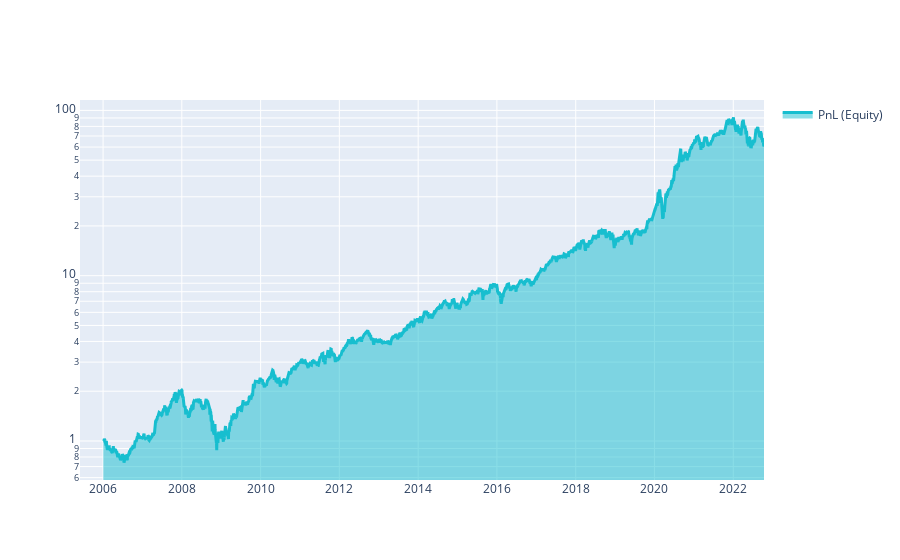

The notebook cell saved with this chart:
### Code cell
# evaluate strategy
stats = qns.calc_stat(data, weights2.sel(time=slice("2006-01-01", None)))
display(stats.to_pandas().tail())

# graph
performance = stats.to_pandas()["equity"]
import qnt.graph as qngraph

qngraph.make_plot_filled(performance.index, performance, name="PnL (Equity)", type="log")
qnout.check(weights2, data, "stocks_nasdaq100")

### Figure 1 — Plotly figure (JSON) as saved in the notebook; plotly's stock layout.template omitted (floating-point values rounded to 4 significant figures; data arrays with more than 128 entries replaced by an {"elided": "..."} marker saying what was removed)
{"data": [{"fill": "tonexty", "line": {"color": "#17BECF", "width": 3}, "name": "PnL (Equity)", "type": "scatter", "x": {"elided": "4374 str values"}, "y": {"elided": "4374 float values"}}], "layout": {"showlegend": true, "yaxis": {"range": [-0.2361, 2.063], "type": "log"}}}
